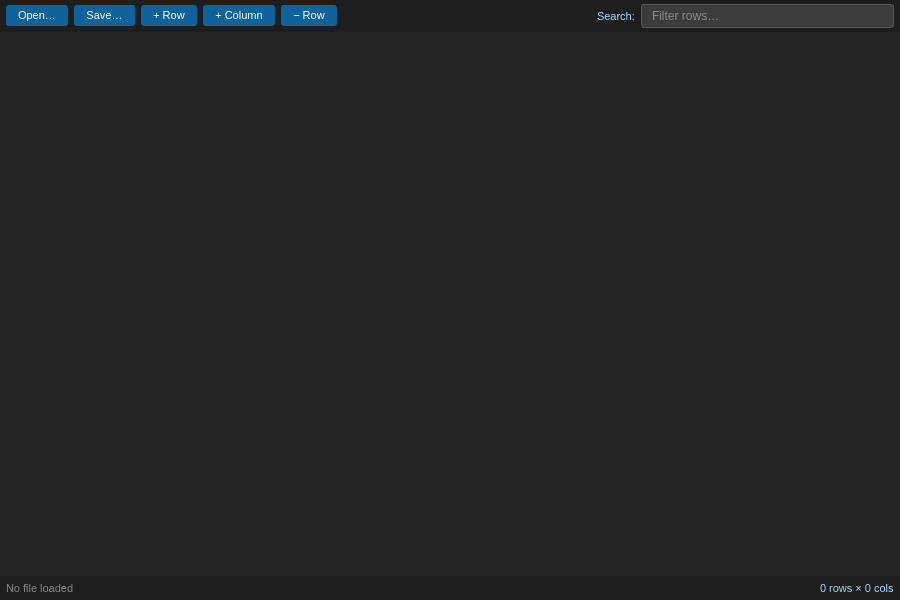
<?xml version="1.0" encoding="UTF-8"?>
<ui version="4.0">
 <class>TwoDAEditor</class>
 <widget class="QWidget" name="TwoDAEditor">
  <property name="geometry">
   <rect>
    <x>0</x>
    <y>0</y>
    <width>900</width>
    <height>600</height>
   </rect>
  </property>
  <property name="windowTitle">
   <string>2DA Editor</string>
  </property>
  <property name="styleSheet">
   <string notr="true">QWidget { background:#1e1e1e; color:#d4d4d4; }
QToolBar { background:#2d2d2d; border-bottom:1px solid #3c3c3c; spacing:4px; padding:2px; }
QTableView {
    background:#252526; gridline-color:#3c3c3c;
    color:#d4d4d4; selection-background-color:#094771;
    selection-color:#ffffff; border:none;
    font-family:Consolas,monospace; font-size:9pt;
}
QTableView QHeaderView::section {
    background:#2d2d2d; color:#9cdcfe; border:1px solid #3c3c3c;
    padding:2px 6px; font-size:8pt;
}
QLineEdit#searchBox {
    background:#3c3c3c; border:1px solid #555; border-radius:3px;
    color:#d4d4d4; padding:3px 8px; font-size:9pt;
    min-width:200px;
}
QPushButton {
    background:#0e639c; color:#fff; border:none; border-radius:3px;
    padding:4px 12px; font-size:8pt;
}
QPushButton:hover { background:#1177bb; }
QPushButton#dangerBtn { background:#a31515; }
QPushButton#dangerBtn:hover { background:#c01a1a; }
QStatusBar { background:#007acc; color:#fff; font-size:8pt; }</string>
  </property>
  <layout class="QVBoxLayout" name="mainLayout">
   <property name="spacing">
    <number>0</number>
   </property>
   <property name="leftMargin">
    <number>0</number>
   </property>
   <property name="topMargin">
    <number>0</number>
   </property>
   <property name="rightMargin">
    <number>0</number>
   </property>
   <property name="bottomMargin">
    <number>0</number>
   </property>
   <item>
    <!-- Toolbar row -->
    <layout class="QHBoxLayout" name="toolbarLayout">
     <property name="leftMargin">
      <number>6</number>
     </property>
     <property name="topMargin">
      <number>4</number>
     </property>
     <property name="rightMargin">
      <number>6</number>
     </property>
     <property name="bottomMargin">
      <number>4</number>
     </property>
     <property name="spacing">
      <number>6</number>
     </property>
     <item>
      <widget class="QPushButton" name="btnLoadFile">
       <property name="text">
        <string>Open…</string>
       </property>
       <property name="toolTip">
        <string>Open a .2da file from disk</string>
       </property>
      </widget>
     </item>
     <item>
      <widget class="QPushButton" name="btnSaveFile">
       <property name="text">
        <string>Save…</string>
       </property>
       <property name="toolTip">
        <string>Save the current 2DA to disk</string>
       </property>
      </widget>
     </item>
     <item>
      <widget class="QPushButton" name="btnAddRow">
       <property name="text">
        <string>+ Row</string>
       </property>
      </widget>
     </item>
     <item>
      <widget class="QPushButton" name="btnAddCol">
       <property name="text">
        <string>+ Column</string>
       </property>
      </widget>
     </item>
     <item>
      <widget class="QPushButton" name="btnDelRow">
       <property name="objectName">
        <string>dangerBtn</string>
       </property>
       <property name="text">
        <string>− Row</string>
       </property>
      </widget>
     </item>
     <item>
      <spacer name="toolbarSpacer">
       <property name="orientation">
        <enum>Qt::Horizontal</enum>
       </property>
       <property name="sizeHint" stdset="0">
        <size>
         <width>40</width>
         <height>20</height>
        </size>
       </property>
      </spacer>
     </item>
     <item>
      <widget class="QLabel" name="searchLabel">
       <property name="text">
        <string>Search:</string>
       </property>
       <property name="styleSheet">
        <string notr="true">color:#9cdcfe; font-size:8pt;</string>
       </property>
      </widget>
     </item>
     <item>
      <widget class="QLineEdit" name="searchBox">
       <property name="placeholderText">
        <string>Filter rows…</string>
       </property>
      </widget>
     </item>
    </layout>
   </item>
   <item>
    <!-- Main table -->
    <widget class="QTableView" name="tableView">
     <property name="alternatingRowColors">
      <bool>true</bool>
     </property>
     <property name="selectionMode">
      <enum>QAbstractItemView::ExtendedSelection</enum>
     </property>
     <property name="selectionBehavior">
      <enum>QAbstractItemView::SelectItems</enum>
     </property>
     <property name="showGrid">
      <bool>true</bool>
     </property>
     <property name="sortingEnabled">
      <bool>true</bool>
     </property>
     <property name="styleSheet">
      <string notr="true">QTableView { alternate-background-color:#2a2a2a; }</string>
     </property>
    </widget>
   </item>
   <item>
    <!-- Status bar row -->
    <layout class="QHBoxLayout" name="statusLayout">
     <property name="leftMargin">
      <number>6</number>
     </property>
     <property name="topMargin">
      <number>2</number>
     </property>
     <property name="rightMargin">
      <number>6</number>
     </property>
     <property name="bottomMargin">
      <number>2</number>
     </property>
     <item>
      <widget class="QLabel" name="statusLabel">
       <property name="text">
        <string>No file loaded</string>
       </property>
       <property name="styleSheet">
        <string notr="true">color:#858585; font-size:8pt;</string>
       </property>
      </widget>
     </item>
     <item>
      <spacer name="statusSpacer">
       <property name="orientation">
        <enum>Qt::Horizontal</enum>
       </property>
       <property name="sizeHint" stdset="0">
        <size>
         <width>40</width>
         <height>20</height>
        </size>
       </property>
      </spacer>
     </item>
     <item>
      <widget class="QLabel" name="rowColLabel">
       <property name="text">
        <string>0 rows × 0 cols</string>
       </property>
       <property name="styleSheet">
        <string notr="true">color:#9cdcfe; font-size:8pt;</string>
       </property>
      </widget>
     </item>
    </layout>
   </item>
  </layout>
 </widget>
 <resources/>
 <connections/>
</ui>
